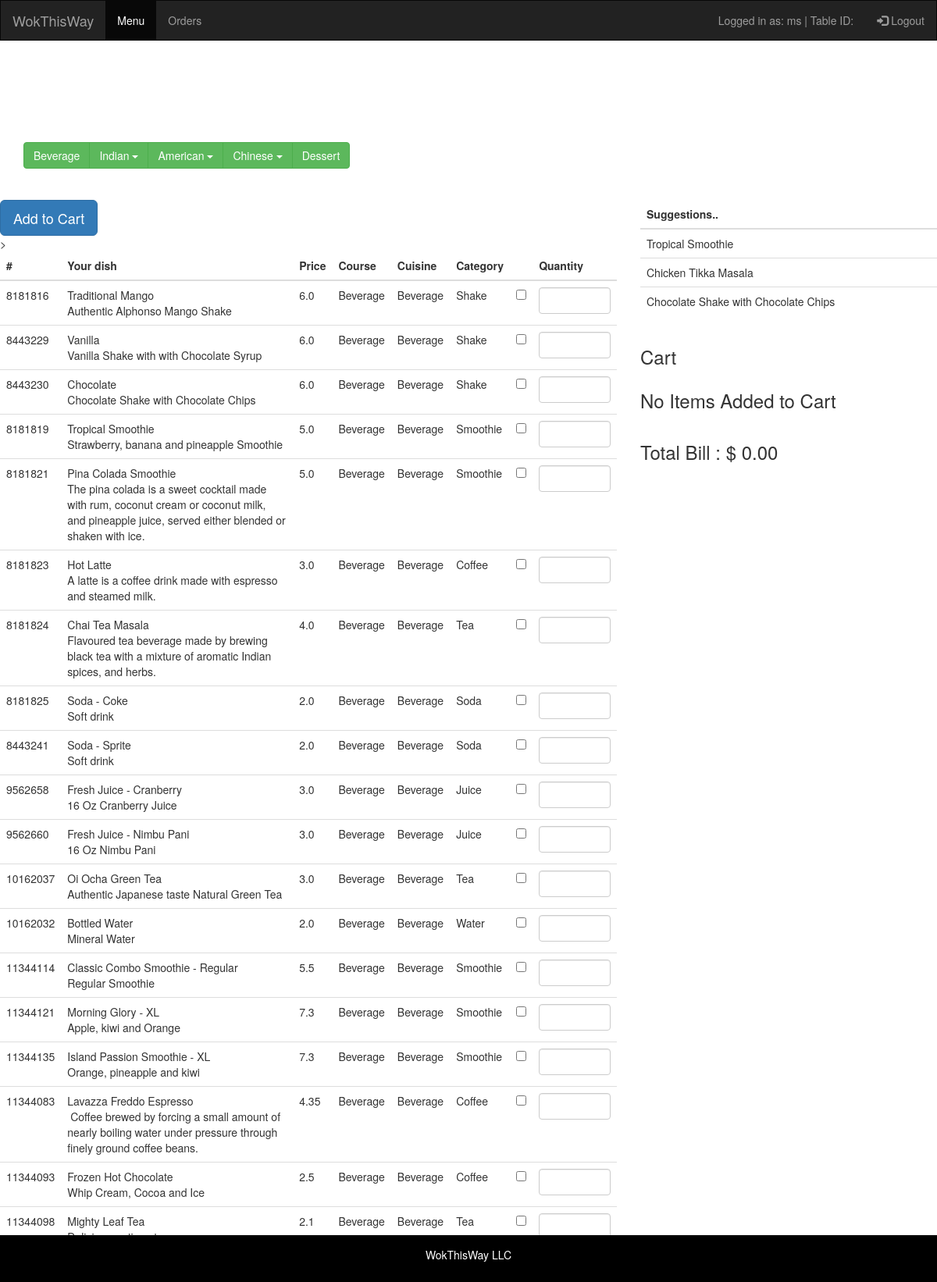
/beverage/ (signed in), run on the app's committed database.
### restaurantmanagementsystem/models.py (models this page shows, shortened)
class Food(models.Model):
	ID=models.BigIntegerField(primary_key=True)
	name=models.CharField(max_length=50)
	description=models.CharField(max_length=300)
	price=models.FloatField()
	course=models.CharField(max_length=50)
	cuisine=models.CharField(max_length=50)
	category=models.CharField(max_length=50)

### restaurantmanagementsystem/views.py (the view)
# urls.py: url(r'^beverage/$',views.beverage_menu, name = 'beverage'),
def beverage_menu(request):
    username=request.session['username']
    global cart
    food_list = Food.objects.filter(cuisine = 'Beverage')
    bill = total_bill()
    return render(request,'restaurantmanagementsystem/menu.html',{'food_list':food_list,'cart':cart,'bill':bill,'username':username})

### restaurantmanagementsystem/views.py (called while the page is built)
def total_bill():
    global cart
    totalprice =0
    for item in cart:
        totalprice += item.get_price()
    return "{0:.2f}".format(totalprice)

### restaurantmanagementsystem/templates/restaurantmanagementsystem/menu.html (shortened to what this page needs)
<!DOCTYPE html>
<html lang="en">
<head>
  <link rel="stylesheet" href="https://maxcdn.bootstrapcdn.com/bootstrap/3.3.7/css/bootstrap.min.css">
      {% load staticfiles %}
      /*{% load staticfiles %}
</head>
<body>
<nav class="navbar navbar-inverse">
  <div class="container-fluid">
    <div class="navbar-header">
      <a class="navbar-brand" href="#">WokThisWay</a>
    </div>
    <ul class="nav navbar-nav">
      <li class="active"><a href="{% url 'guest_menu_page' %}">Menu</a></li>
      <li><a href="Orders.html">Orders</a></li>
    </ul>
    <ul class="nav navbar-nav navbar-right">
      <li><span class="navbar-text">Logged in as: {{ username }} | Table ID: {{tableid}}</span></li>
      <li><a href="{% url 'logout' %}"><span class="glyphicon glyphicon-log-in"></span> Logout</a></li>
    </ul>
  </div>
</nav>
<div class="container" text-align:center>
  <h1>Wok this Way!</h1>
  <p>One stop solution for quick meals..</p>
  <p>Easy ordering and take away system</p>
</div>
<div class="container">
  <div class = "btn-group">
    <a href="{% url 'beverage' %}" style="color: white;" class="btn btn-success">Beverage</a>
    <div class="btn-group">
      <button type="button" class="btn btn-success dropdown-toggle" data-toggle="dropdown">Indian <span class="caret"></span></button>
    </div>
    <div class="btn-group">
      <button type="button" class="btn btn-success dropdown-toggle" data-toggle="dropdown">American <span class="caret"></span></button>
    </div>
    <div class="btn-group">
      <button type="button" class="btn btn-success dropdown-toggle" data-toggle="dropdown">Chinese <span class="caret"></span></button>
    </div>
    <a href="{% url 'dessert' %}" style="color: white;" class="btn btn-success">Dessert</a>
  </div>
</div>
  <br><br>
<div class="row">
  <div class="col-sm-8">
    <form action="{% url 'add_to_cart'%}" method="POST">
  <div class="table-responsive">
  <table class="table table-hover">
    <thead class="thead-inverse">
      <tr>
        <th>#</th>
        <th>Your dish</th>
        <th>Price</th>
        <th>Course</th>
        <th>Cuisine</th>
        <th>Category</th>
        <th></th>
        <th>Quantity</th>
      </tr>
    </thead>
    <tbody>
      {% if food_list %}
      {% for food in food_list %}
      <tr>
        <td>{{food.ID}}</td>
        <td>{{food.name}} <br>{{food.description}}</td>
        <td>{{food.price}}</td>
        <td>{{food.course}}</td>
        <td>{{food.cuisine}}</td>
        <td>{{food.category}}</td>
    <td class="vcenter"><input type="checkbox" name = "food" id="{{food.ID}}" value= "{{food.ID}}"/></td>
    <td>
    <input type="number" class="form-control" name = "quantity" id="{{food.ID}}"   min="1" >
    </td>
      </tr>
      {%endfor%}
    <button type="submit" class="btn btn-primary btn-lg">Add to Cart</button>
    <br>>
    {%endif%}
    </tbody>
  </table>
</div></form></div>
  <div class="col-sm-4">
  <div class="table-responsive">
  <table class="table table-hover">
    <thead>
      <tr><th>Suggestions..</th></tr>
    <tr><td>Tropical Smoothie</td></tr>
    <tr><td>Chicken Tikka Masala</td></tr>
    <tr><td>Chocolate Shake with Chocolate Chips</td></tr>
    </table>
  </div>
  <h3>Cart</h3>
  <form action="{% url 'cart_transaction'%}" method="POST">
  <div class="table-responsive">
  <table class="table table-hover">
    {%if cart%}
    <thead>
      <tr>
        <th>ID</th>
        <th>Name</th>
        <th>Quantity</th>
        <th>Price</th>
        <th>    </th>
      </tr>
    </thead>
    <tbody>
      {%for item in cart%}
    <tr><td>{{item.get_id}}</td>
      <td>{{item.get_name}}</td>
    <td>{{item.get_qty}}</td>
    <td>{{item.get_price}}</td>
    <td><input type="checkbox" name = "remove_check" id="" value= "{{item.get_id}}"/></td>
  </tr>
  {%endfor%}
  <tr><button type="submit" name = "order" >Order</button>
    <button type="submit" name = "remove" >Remove</button> </tr>
    </tbody>
    {%else%}
    <h3>No Items Added to Cart<h3>
    {%endif%}
    </table>
    <h3>Total Bill : $ {{bill}}<h3>
  </div>
</form>
  </div>
</div>
<br>
<div class="navbar navbar-fixed-bottom">
  <footer class="container-fluid text-center">
    <p>WokThisWay LLC</p>
  </footer>
</div>
</body>
</html>

### data on the page
Food: ID "8181816", name "Traditional Mango", description "Authentic Alphonso Mango Shake", price "6.0", course "Beverage", cuisine "Beverage", category "Shake"
Food: ID "8443229", name "Vanilla", description "Vanilla Shake with with Chocolate Syrup", price "6.0", course "Beverage", cuisine "Beverage", category "Shake"
Food: ID "8443230", name "Chocolate", description "Chocolate Shake with Chocolate Chips", price "6.0", course "Beverage", cuisine "Beverage", category "Shake"
Food: ID "8181819", name "Tropical Smoothie", description "Strawberry, banana and pineapple Smoothie", price "5.0", course "Beverage", cuisine "Beverage", category "Smoothie"
Food: ID "8181821", name "Pina Colada Smoothie", description "The pina colada is a sweet cocktail made with rum, coconut cream or coconut milk, and pineapple juice, served either blended or shaken with ice.", price "5.0", course "Beverage", cuisine "Beverage", category "Smoothie"
Food: ID "8181823", name "Hot Latte", description "A latte is a coffee drink made with espresso and steamed milk.", price "3.0", course "Beverage", cuisine "Beverage", category "Coffee"
Food: ID "8181824", name "Chai Tea Masala", description "Flavoured tea beverage made by brewing black tea with a mixture of aromatic Indian spices, and herbs.", price "4.0", course "Beverage", cuisine "Beverage", category "Tea"
Food: ID "8181825", name "Soda - Coke", description "Soft drink", price "2.0", course "Beverage", cuisine "Beverage", category "Soda"
Food: ID "8443241", name "Soda - Sprite", description "Soft drink", price "2.0", course "Beverage", cuisine "Beverage", category "Soda"
Food: ID "9562658", name "Fresh Juice - Cranberry", description "16 Oz Cranberry Juice", price "3.0", course "Beverage", cuisine "Beverage", category "Juice"
Food: ID "9562660", name "Fresh Juice - Nimbu Pani", description "16 Oz Nimbu Pani", price "3.0", course "Beverage", cuisine "Beverage", category "Juice"
Food: ID "10162037", name "Oi Ocha Green Tea", description "Authentic Japanese taste Natural Green Tea", price "3.0", course "Beverage", cuisine "Beverage", category "Tea"
Food: ID "10162032", name "Bottled Water", description "Mineral Water", price "2.0", course "Beverage", cuisine "Beverage", category "Water"
Food: ID "11344114", name "Classic Combo Smoothie - Regular", description "Regular Smoothie", price "5.5", course "Beverage", cuisine "Beverage", category "Smoothie"
Food: ID "11344121", name "Morning Glory - XL", description "Apple, kiwi and Orange", price "7.3", course "Beverage", cuisine "Beverage", category "Smoothie"
Food: ID "11344135", name "Island Passion Smoothie - XL", description "Orange, pineapple and kiwi", price "7.3", course "Beverage", cuisine "Beverage", category "Smoothie"
Food: ID "11344083", name "Lavazza Freddo Espresso", description "Coffee brewed by forcing a small amount of nearly boiling water under pressure through finely ground coffee beans.", price "4.35", course "Beverage", cuisine "Beverage", category "Coffee"
Food: ID "11344093", name "Frozen Hot Chocolate", description "Whip Cream, Cocoa and Ice", price "2.5", course "Beverage", cuisine "Beverage", category "Coffee"
Food: ID "11344098", name "Mighty Leaf Tea", price "2.1", course "Beverage", cuisine "Beverage", category "Tea"

### other printed values
{{ username }} "ms"
{{ bill }} "0.00"
